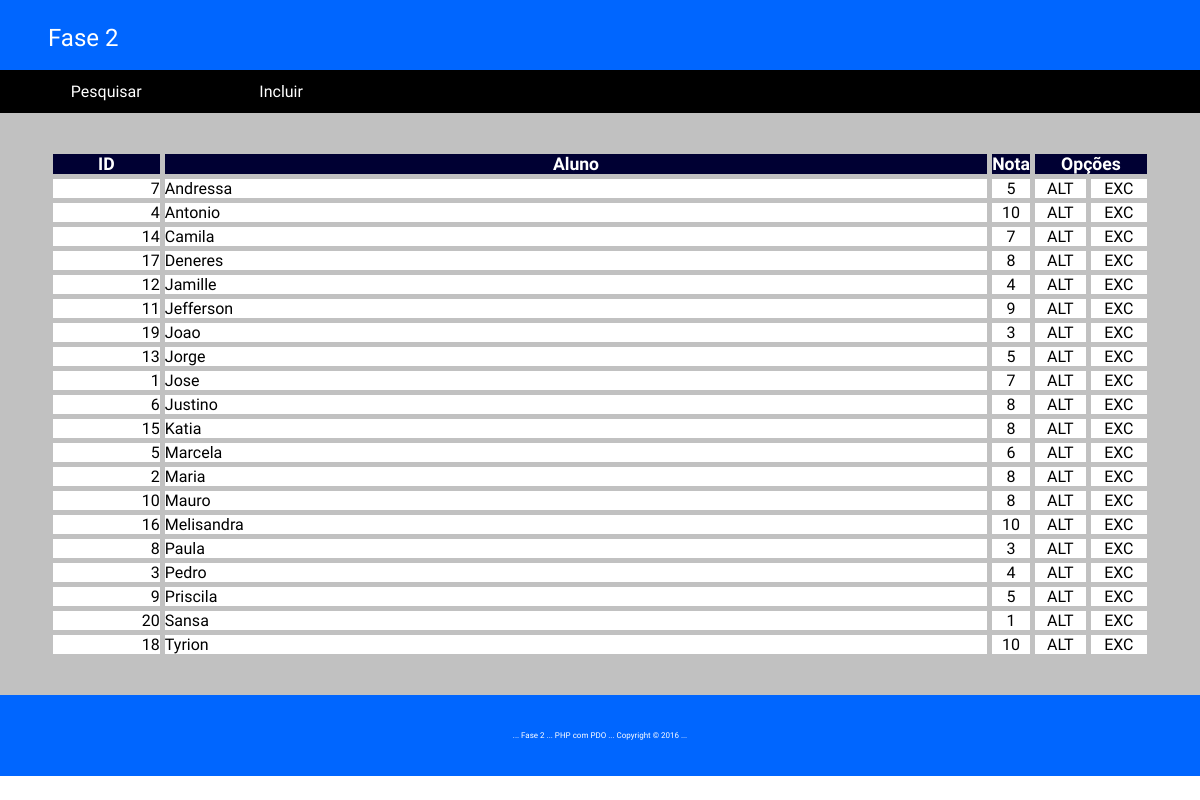
Page /index.php?op=PES on the committed database.
### tables this page shows
CREATE TABLE IF NOT EXISTS alunos (
  id int(11) NOT NULL AUTO_INCREMENT primary key,
  nome varchar(255) NOT NULL,
  fone varchar(30),
  email varchar(255),
  idade int(3),
  sexo char(1),
  nota int(11)
);

### classes/Alunos.php (called while the page is built, shortened)
<?
class Alunos {
	private $db;
	public function __construct(\PDO $db){
		$this->db = $db;
	}
	public function Pesquisar($tipo) {
		if ($tipo == "all") {
			$query = "SELECT * FROM alunos ORDER BY nome";
			$stmt = $this->db->query($query);
			if (!$stmt->execute()) {
				echo "<script>alert('Problemas com o a pesquisa!!!');</script>";
				return false;
			} else {
				return $stmt->fetchAll(\PDO::FETCH_ASSOC);
			}
		} else {
			return false;
		}
	}
}
?>

### index.php (the view, shortened to what this page needs)
<?php
require_once "classes/Alunos.php";
try
{
	$conexao = new \PDO("mysql:host=localhost;dbname=aula","root","");
} 	catch(\PDOExeption $e) {
		die("Problemas com a conexao - Erro : ".$e->getCode()." - ".$e->getMessage());
}
if (isset($_GET['op'])) {
	$op = $_GET['op'];
	$alunos = new Alunos($conexao);
} else {
	$cod = 0;
}
?>
<!DOCTYPE html>
<html lang="pt-br">
<head>
	<link rel="stylesheet" href="css/style.css" />
</head>
<body>
	<header class="myCabecalho">
		<h2>Fase 2</h2>
	</header>
	<nav class="myMenu">
		<div class="opcoes"><a href="<?=$_SERVER['PHP_SELF']?>?op=PES">Pesquisar</a></div>
		<div class="opcoes"><a href="<?=$_SERVER['PHP_SELF']?>?op=INC">Incluir</a></div>
	</nav>
	<main class="myMain">
		<?
		if (isset($_GET['op'])) {
			if ($_GET['op'] != 'PES') {
				if ($_GET['op'] == 'INC') {
					echo "<h2>:: Incluir Alunos</h2><br>";
				} elseif ($_GET['op'] == 'ALT') {
					echo "<h2>:: Alterar Alunos</h2><br>";
				}
				?>
				<form id="frm-alunos" name="frm-alunos" method="post" action="<?=$_SERVER['PHP_SELF']?>?op=<?=$op?>&cod=<?=$cod?>">
					<ul>
						<li>
							<input name="nome" id="nome" size="50" type="text" placeholder="Nome..." required autofocus value="<?=($op != 'INC' ? $dados['nome'] : "")?>" />
						</li>
						<li>
							<input name="fone" id="fone" size="30" type="text" placeholder="Fone..." value="<?=($op != 'INC' ? $dados['fone'] : "")?>" />
						</li>
						<li>
							<input name="email" id="email" size="50" type="email" placeholder="E-Mail..." required value="<?=($op != 'INC' ? $dados['email'] : "")?>" />
						</li>
						<li>
							<input name="idade" id="idade" size="5" type="number" placeholder="Idade" maxlength="3" max='150' min='1' value="<?=($op != 'INC' ? $dados['idade'] : "")?>"  />
						</li>
						<li>
							<select name="sexo" id="sexo" placeholder="Sexo" >
								<option value="-1">Sexo</option>
								<option value="M" <? if ($op != 'INC' && $dados['sexo'] == 'M') { ?> selected <? } ?> >Masculino</option>
								<option value="F" <? if ($op != 'INC' && $dados['sexo'] == 'F') { ?> selected <? } ?> >Feminino</option>
							</select>
						</li>
						<li>
							<input name="nota" id="nota" size="3" type="number" placeholder="Nota" max='10' min='0' required value="<?=($op != 'INC' ? $dados['nota'] : "")?>" />
						</li>
						<li>
							<button class="btn" type="submit" value="654321" name="btn-grava" id="btn-grava">
								Gravar
							</button>
							<button class="btn" type="button" name="btn-voltar" id="btn-voltar" onclick="location.href='index.php?op=PES'">
								Voltar
							</button>
						</li>
					</ul>
				</form>
			<? } else {
				$dados = $alunos->Pesquisar('all');
				echo "
				<table width='100%' border='0' cellspacing='5' cellpadding='5'>
					<theader>
						<tr>
							<th width='10%'>ID</th>
							<th width='77%'>Aluno</th>
							<th width='3%'>Nota</th>
							<th width='10%' colspan='2'>Opções</th>
						</tr>
					</theader>
					<tbody>
				";
				foreach($dados as $myAluno) {
					echo "
					<tr>
						<td align='right'>{$myAluno['id']}</td>
						<td>{$myAluno['nome']}</td>
						<td align='center'>{$myAluno['nota']}</td>
						<td align='center'><a href='".$_SERVER['PHP_SELF']."?op=ALT&cod=".$myAluno['id']."'>ALT</a></td>
						<td align='center'><a href='".$_SERVER['PHP_SELF']."?op=EXC&cod=".$myAluno['id']."'>EXC</a></td>
					</tr>
					";
				}
				echo "</tbody></table>";
		} } ?>
	</main>
	<footer class="myRodape">
		<div class="copy">... Fase 2 ... PHP com PDO ... Copyright &copy; 2016 ...</div>
	</footer>
</body>
</html>

### css/style.css (style rules this page uses)
* { margin: 0; padding: 0; font-size:100%; font-family: 'Droid Sans', sans-serif; font-weight:normal; box-sizing:border-box; border:none; outline:none; }
a { text-decoration:none; }
h2 { font-size: 1.5em; color: #333; }
.myCabecalho { width: 100%; float: left; height: 70px; padding: 2% 4%; background-color: #06F; color: #fff; }
.myCabecalho h2 { font-size: 1.5em; color: #fff; }
.myMenu { width: 100%; float: left; height: auto; padding: 1%; background-color: #000; color: #fff; display: block; }
.myMenu .opcoes { width: auto; padding-left: 5%; padding-right: 5%; float: left; }
.myMenu .opcoes a { text-decoration: none; color: #fff; }
.myMain { width: 100%; float: left; min-height: 550px; height: 100%; padding: 3% 4%; background-color: #c1c1c1; }
.myRodape { width: 100%; float: left; height: auto; padding: 3% 4%; background-color: #06F; color:#fff; }
.myRodape .copy { position: relative; width: 100%; bottom: 0px; text-align: center; font-size: 0.5em; }
table a { color:#000; }
th { background-color: #000033; color: #fff; text-align: center; font-size: 1.1em; font-weight: bold; }
tr { background-color: #fff; }

### rows in the picture
alunos: id "7", nome "Andressa", nota "5"
alunos: id "4", nome "Antonio", nota "10"
alunos: id "14", nome "Camila", nota "7"
alunos: id "17", nome "Deneres", nota "8"
alunos: id "12", nome "Jamille", nota "4"
alunos: id "11", nome "Jefferson", nota "9"
alunos: id "19", nome "Joao", nota "3"
alunos: id "13", nome "Jorge", nota "5"
alunos: id "1", nome "Jose", nota "7"
alunos: id "6", nome "Justino", nota "8"
alunos: id "15", nome "Katia", nota "8"
alunos: id "5", nome "Marcela", nota "6"
alunos: id "2", nome "Maria", nota "8"
alunos: id "10", nome "Mauro", nota "8"
alunos: id "16", nome "Melisandra", nota "10"
alunos: id "8", nome "Paula", nota "3"
alunos: id "3", nome "Pedro", nota "4"
alunos: id "9", nome "Priscila", nota "5"
alunos: id "20", nome "Sansa", nota "1"
alunos: id "18", nome "Tyrion", nota "10"
